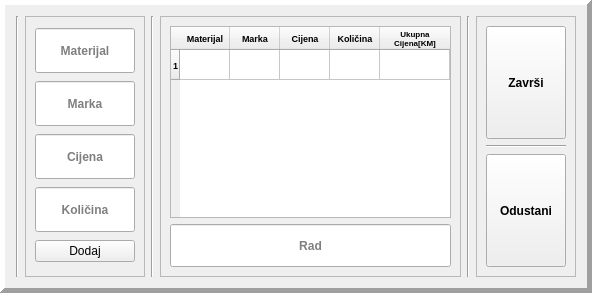
        <widget class="QFrame" name="add_new_reciept_frame">
         <property name="minimumSize">
          <size>
           <width>0</width>
           <height>293</height>
          </size>
         </property>
         <property name="maximumSize">
          <size>
           <width>16777215</width>
           <height>293</height>
          </size>
         </property>
         <property name="frameShape">
          <enum>QFrame::Panel</enum>
         </property>
         <property name="frameShadow">
          <enum>QFrame::Raised</enum>
         </property>
         <property name="lineWidth">
          <number>5</number>
         </property>
         <property name="midLineWidth">
          <number>5</number>
         </property>
         <layout class="QHBoxLayout" name="horizontalLayout_5" stretch="0,2,0,5,0,1">
          <item>
           <widget class="Line" name="line_20">
            <property name="orientation">
             <enum>Qt::Vertical</enum>
            </property>
           </widget>
          </item>
          <item>
           <widget class="QFrame" name="material_fields_frame">
            <property name="frameShape">
             <enum>QFrame::StyledPanel</enum>
            </property>
            <property name="frameShadow">
             <enum>QFrame::Raised</enum>
            </property>
            <layout class="QVBoxLayout" name="verticalLayout_9">
             <item>
              <widget class="QLineEdit" name="add_receipt_material">
               <property name="sizePolicy">
                <sizepolicy hsizetype="Expanding" vsizetype="Expanding">
                 <horstretch>1</horstretch>
                 <verstretch>0</verstretch>
                </sizepolicy>
               </property>
               <property name="minimumSize">
                <size>
                 <width>0</width>
                 <height>0</height>
                </size>
               </property>
               <property name="maximumSize">
                <size>
                 <width>16777215</width>
                 <height>45</height>
                </size>
               </property>
               <property name="font">
                <font>
                 <family>Arial</family>
                 <pointsize>9</pointsize>
                 <weight>75</weight>
                 <bold>true</bold>
                </font>
               </property>
               <property name="alignment">
                <set>Qt::AlignCenter</set>
               </property>
               <property name="placeholderText">
                <string>Materijal</string>
               </property>
              </widget>
             </item>
             <item>
              <widget class="QLineEdit" name="add_receipt_brand">
               <property name="sizePolicy">
                <sizepolicy hsizetype="Expanding" vsizetype="Expanding">
                 <horstretch>1</horstretch>
                 <verstretch>0</verstretch>
                </sizepolicy>
               </property>
               <property name="minimumSize">
                <size>
                 <width>0</width>
                 <height>0</height>
                </size>
               </property>
               <property name="maximumSize">
                <size>
                 <width>16777215</width>
                 <height>45</height>
                </size>
               </property>
               <property name="font">
                <font>
                 <family>Arial</family>
                 <pointsize>9</pointsize>
                 <weight>75</weight>
                 <bold>true</bold>
                </font>
               </property>
               <property name="alignment">
                <set>Qt::AlignCenter</set>
               </property>
               <property name="placeholderText">
                <string>Marka</string>
               </property>
              </widget>
             </item>
             <item>
              <widget class="QLineEdit" name="add_receipt_price">
               <property name="sizePolicy">
                <sizepolicy hsizetype="Expanding" vsizetype="Expanding">
                 <horstretch>1</horstretch>
                 <verstretch>0</verstretch>
                </sizepolicy>
               </property>
               <property name="minimumSize">
                <size>
                 <width>0</width>
                 <height>0</height>
                </size>
               </property>
               <property name="maximumSize">
                <size>
                 <width>16777215</width>
                 <height>45</height>
                </size>
               </property>
               <property name="font">
                <font>
                 <family>Arial</family>
                 <pointsize>9</pointsize>
                 <weight>75</weight>
                 <bold>true</bold>
                </font>
               </property>
               <property name="alignment">
                <set>Qt::AlignCenter</set>
               </property>
               <property name="placeholderText">
                <string>Cijena</string>
               </property>
              </widget>
             </item>
             <item>
              <widget class="QLineEdit" name="add_receipt_amount">
               <property name="sizePolicy">
                <sizepolicy hsizetype="Expanding" vsizetype="Expanding">
                 <horstretch>1</horstretch>
                 <verstretch>0</verstretch>
                </sizepolicy>
               </property>
               <property name="minimumSize">
                <size>
                 <width>0</width>
                 <height>0</height>
                </size>
               </property>
               <property name="maximumSize">
                <size>
                 <width>16777215</width>
                 <height>45</height>
                </size>
               </property>
               <property name="font">
                <font>
                 <family>Arial</family>
                 <pointsize>9</pointsize>
                 <weight>75</weight>
                 <bold>true</bold>
                </font>
               </property>
               <property name="alignment">
                <set>Qt::AlignCenter</set>
               </property>
               <property name="placeholderText">
                <string>Količina</string>
               </property>
              </widget>
             </item>
             <item>
              <widget class="QPushButton" name="add_material_button">
               <property name="text">
                <string>Dodaj</string>
               </property>
              </widget>
             </item>
            </layout>
           </widget>
          </item>
          <item>
           <widget class="Line" name="line_19">
            <property name="orientation">
             <enum>Qt::Vertical</enum>
            </property>
           </widget>
          </item>
          <item>
           <widget class="QFrame" name="table_service_frame">
            <property name="frameShape">
             <enum>QFrame::StyledPanel</enum>
            </property>
            <property name="frameShadow">
             <enum>QFrame::Raised</enum>
            </property>
            <layout class="QVBoxLayout" name="verticalLayout_10">
             <item>
              <widget class="QTableWidget" name="materials_receipt_table">
               <property name="font">
                <font>
                 <family>Arial</family>
                 <pointsize>7</pointsize>
                 <weight>75</weight>
                 <bold>true</bold>
                </font>
               </property>
               <property name="rowCount">
                <number>1</number>
               </property>
               <attribute name="horizontalHeaderDefaultSectionSize">
                <number>50</number>
               </attribute>
               <attribute name="horizontalHeaderStretchLastSection">
                <bool>true</bool>
               </attribute>
               <row/>
               <column>
                <property name="text">
                 <string>Materijal</string>
                </property>
                <property name="font">
                 <font>
                  <family>Arial</family>
                  <pointsize>7</pointsize>
                  <weight>75</weight>
                  <bold>true</bold>
                 </font>
                </property>
               </column>
               <column>
                <property name="text">
                 <string>Marka</string>
                </property>
                <property name="font">
                 <font>
                  <family>Arial</family>
                  <pointsize>7</pointsize>
                  <weight>75</weight>
                  <bold>true</bold>
                 </font>
                </property>
               </column>
               <column>
                <property name="text">
                 <string>Cijena</string>
                </property>
                <property name="font">
                 <font>
                  <family>Arial</family>
                  <pointsize>7</pointsize>
                  <weight>75</weight>
                  <bold>true</bold>
                 </font>
                </property>
               </column>
               <column>
                <property name="text">
                 <string>Količina</string>
                </property>
                <property name="font">
                 <font>
                  <family>Arial</family>
                  <pointsize>7</pointsize>
                  <weight>75</weight>
                  <bold>true</bold>
                 </font>
                </property>
               </column>
               <column>
                <property name="text">
                 <string>Ukupna 
Cijena[KM]</string>
                </property>
                <property name="font">
                 <font>
                  <family>Arial</family>
                  <pointsize>6</pointsize>
                  <weight>75</weight>
                  <bold>true</bold>
                 </font>
                </property>
               </column>
              </widget>
             </item>
             <item>
              <widget class="QLineEdit" name="add_receipt_service">
               <property name="sizePolicy">
                <sizepolicy hsizetype="Expanding" vsizetype="Expanding">
                 <horstretch>1</horstretch>
                 <verstretch>1</verstretch>
                </sizepolicy>
               </property>
               <property name="font">
                <font>
                 <family>Arial</family>
                 <pointsize>9</pointsize>
                 <weight>75</weight>
                 <bold>true</bold>
                </font>
               </property>
               <property name="alignment">
                <set>Qt::AlignCenter</set>
               </property>
               <property name="placeholderText">
                <string>Rad</string>
               </property>
              </widget>
             </item>
            </layout>
           </widget>
          </item>
          <item>
           <widget class="Line" name="line_22">
            <property name="orientation">
             <enum>Qt::Vertical</enum>
            </property>
           </widget>
          </item>
          <item>
           <widget class="QFrame" name="frame_4">
            <property name="frameShape">
             <enum>QFrame::StyledPanel</enum>
            </property>
            <property name="frameShadow">
             <enum>QFrame::Raised</enum>
            </property>
            <layout class="QVBoxLayout" name="verticalLayout_8">
             <item>
              <widget class="QPushButton" name="finish_reciept_button">
               <property name="sizePolicy">
                <sizepolicy hsizetype="Expanding" vsizetype="Expanding">
                 <horstretch>0</horstretch>
                 <verstretch>0</verstretch>
                </sizepolicy>
               </property>
               <property name="font">
                <font>
                 <family>Arial</family>
                 <pointsize>9</pointsize>
                 <weight>75</weight>
                 <bold>true</bold>
                </font>
               </property>
               <property name="text">
                <string>Završi</string>
               </property>
              </widget>
             </item>
             <item>
              <widget class="Line" name="line_21">
               <property name="orientation">
                <enum>Qt::Horizontal</enum>
               </property>
              </widget>
             </item>
             <item>
              <widget class="QPushButton" name="cancel_add_reciept_button">
               <property name="sizePolicy">
                <sizepolicy hsizetype="Expanding" vsizetype="Expanding">
                 <horstretch>0</horstretch>
                 <verstretch>0</verstretch>
                </sizepolicy>
               </property>
               <property name="font">
                <font>
                 <family>Arial</family>
                 <pointsize>9</pointsize>
                 <weight>75</weight>
                 <bold>true</bold>
                </font>
               </property>
               <property name="text">
                <string>Odustani</string>
               </property>
              </widget>
             </item>
            </layout>
           </widget>
          </item>
         </layout>
        </widget>
